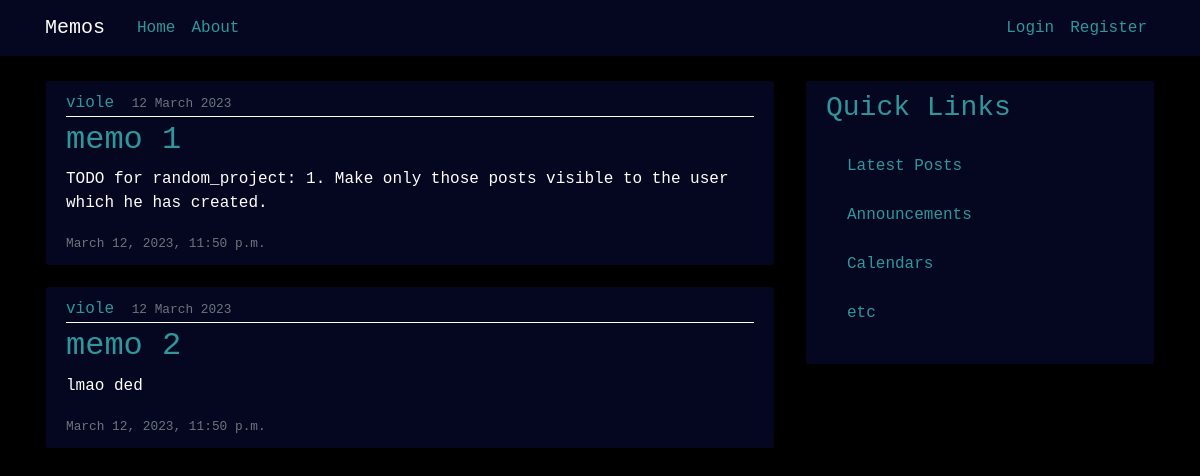
Screenshot of /memo/ with the database file from the repository.
### memo/models.py (models this page shows, shortened)
class Post(models.Model):
    title = models.CharField(max_length=100)
    content = models.TextField()
    date_posted = models.DateTimeField(default=timezone.now)
    date_due = models.DateTimeField()
    author = models.ForeignKey(User, on_delete=models.CASCADE)

### memo/views.py (the view)
# urls.py: 2. Add a URL to urlpatterns:  path('', views.home, name='home')
def home(request):
    context = {
        'posts': Post.objects.all()
    }
    return render(request, 'memo/home.html', context)

### memo/templates/memo/home.html
{% extends "memo/base.html" %}
{% block content %}
    {% for post in posts %}
        <article class="media content-section">
            <div class="media-body">
            <div class="article-metadata">
                <a class="mr-2" href="#">{{ post.author }}</a>
                <small class="text-muted">{{ post.date_posted|date:"d F Y" }}</small>
            </div>
            <h2><a class="article-title" href="#">{{ post.title }}</a></h2>
            <p class="article-content">{{ post.content }}</p>
            <small class="text-muted">{{ post.date_due }}</small>
            </div>
        </article>
    {% endfor %}
{% endblock content %}

### memo/static/memo/main.css (style rules this page uses)
body { background: #000000; color: #ffffff; margin-top: 5rem; font-family: 'Courier New', Courier, monospace; }
h1, h2, h3, h4, h5, h6 { color: #2f979b; }
a { color: #2f979b; }
.content-section { background: #050720; padding: 10px 20px; border: 1px solid #000000; border-radius: 3px; margin-bottom: 20px; }
.article-title { color: #2f979b; }
.article-content { white-space: pre-line; }
.article-metadata { padding-bottom: 1px; margin-bottom: 4px; border-bottom: 1px solid #ffffff }

### rows the page displays
Post: author "viole", date_posted "12 March 2023", title "memo 1", content "TODO for random_project: 1. Make only those posts visible to the user which he has created.", date_due "March 12, 2023, 11:50 p.m."
Post: author "viole", date_posted "12 March 2023", title "memo 2", content "lmao ded", date_due "March 12, 2023, 11:50 p.m."
